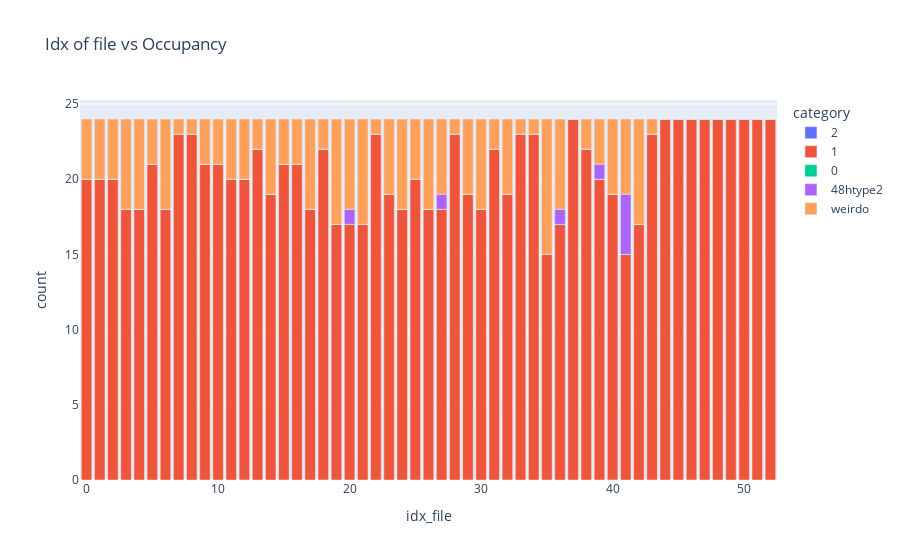

The notebook cell this image was saved under:
### Code cell
tuple_metainfo = metainfo.tuple(coor_ref_structure_48n24_expanded, litype, el = "Li")
coor_48htype1_metainfo = metainfo.coor_48htype2(coor_ref_structure_48n24_expanded, el = 'Li')

file_loc_important_cols_sorted = file_loc_important_cols.sort_values("toten [eV]", ascending=True).reset_index()

idx_coor_cage_order = {0: np.array([0.97111, 0.25   , 0.25   ]), 3: np.array([0.02889, 0.75   , 0.25   ]),
                       1: np.array([0.02889, 0.25   , 0.75   ]), 2: np.array([0.97111, 0.75   , 0.75   ])}

coor_24g_array = np.array([item['coor'] for sublist in tuple_metainfo.values() for item in sublist if item['type'] == '24g'])
centroids, labels = func_kmeans.kmeans_cluster_atoms(coor_24g_array, amount_clusters = 4)
func_kmeans.create_POSCAR_atoms_centroids_appended(coor_24g_array, centroids, direc_restructure_destination, lattice_constant, filename = "POSCAR_24g_centroids4")

idx_cage_coor_24g = metainfo.idx_cage_coor_24g(coor_24g_array, labels, idx_coor_cage_order, amount_clusters = 4)
tuple_cage_metainfo = metainfo.tuple_cage(tuple_metainfo, idx_cage_coor_24g)


category_labels_occupancy = {
    '2': '2',
    '1': '1',
    '0': '0',
    '48htype1': '48htype2',
    'weirdo': 'weirdo'
    # ... add more as needed
}

move_by_occupancy.get_occupancy(file_loc_important_cols_sorted, coor_ref_structure_48n24_expanded, tuple_cage_metainfo, el = "Li")
df_occupancy = movement.plot_occupancy(file_loc_important_cols_sorted, category_labels_occupancy)

### Figure 1 — Plotly figure (JSON) as saved in the notebook; plotly's stock layout.template omitted (floating-point values rounded to 4 significant figures)
{"data": [{"alignmentgroup": "True", "hovertemplate": "category=2<br>idx_file=%{x}<br>count=%{y}<extra></extra>", "legendgroup": "2", "marker": {"color": "#636efa", "pattern": {"shape": ""}}, "name": "2", "offsetgroup": "2", "orientation": "v", "showlegend": true, "textposition": "auto", "type": "bar", "x": [0, 1, 2, 3, 4, 5, 6, 7, 8, 9, 10, 11, 12, 13, 14, 15, 16, 17, 18, 19, 20, 21, 22, 23, 24, 25, 26, 27, 28, 29, 30, 31, 32, 33, 34, 35, 36, 37, 38, 39, 40, 41, 42, 43, 44, 45, 46, 47, 48, 49, 50, 51, 52], "xaxis": "x", "y": [0, 0, 0, 0, 0, 0, 0, 0, 0, 0, 0, 0, 0, 0, 0, 0, 0, 0, 0, 0, 0, 0, 0, 0, 0, 0, 0, 0, 0, 0, 0, 0, 0, 0, 0, 0, 0, 0, 0, 0, 0, 0, 0, 0, 0, 0, 0, 0, 0, 0, 0, 0, 0], "yaxis": "y"}, {"alignmentgroup": "True", "hovertemplate": "category=1<br>idx_file=%{x}<br>count=%{y}<extra></extra>", "legendgroup": "1", "marker": {"color": "#EF553B", "pattern": {"shape": ""}}, "name": "1", "offsetgroup": "1", "orientation": "v", "showlegend": true, "textposition": "auto", "type": "bar", "x": [0, 1, 2, 3, 4, 5, 6, 7, 8, 9, 10, 11, 12, 13, 14, 15, 16, 17, 18, 19, 20, 21, 22, 23, 24, 25, 26, 27, 28, 29, 30, 31, 32, 33, 34, 35, 36, 37, 38, 39, 40, 41, 42, 43, 44, 45, 46, 47, 48, 49, 50, 51, 52], "xaxis": "x", "y": [20, 20, 20, 18, 18, 21, 18, 23, 23, 21, 21, 20, 20, 22, 19, 21, 21, 18, 22, 17, 17, 17, 23, 19, 18, 20, 18, 18, 23, 19, 18, 22, 19, 23, 23, 15, 17, 24, 22, 20, 19, 15, 17, 23, 24, 24, 24, 24, 24, 24, 24, 24, 24], "yaxis": "y"}, {"alignmentgroup": "True", "hovertemplate": "category=0<br>idx_file=%{x}<br>count=%{y}<extra></extra>", "legendgroup": "0", "marker": {"color": "#00cc96", "pattern": {"shape": ""}}, "name": "0", "offsetgroup": "0", "orientation": "v", "showlegend": true, "textposition": "auto", "type": "bar", "x": [0, 1, 2, 3, 4, 5, 6, 7, 8, 9, 10, 11, 12, 13, 14, 15, 16, 17, 18, 19, 20, 21, 22, 23, 24, 25, 26, 27, 28, 29, 30, 31, 32, 33, 34, 35, 36, 37, 38, 39, 40, 41, 42, 43, 44, 45, 46, 47, 48, 49, 50, 51, 52], "xaxis": "x", "y": [0, 0, 0, 0, 0, 0, 0, 0, 0, 0, 0, 0, 0, 0, 0, 0, 0, 0, 0, 0, 0, 0, 0, 0, 0, 0, 0, 0, 0, 0, 0, 0, 0, 0, 0, 0, 0, 0, 0, 0, 0, 0, 0, 0, 0, 0, 0, 0, 0, 0, 0, 0, 0], "yaxis": "y"}, {"alignmentgroup": "True", "hovertemplate": "category=48htype2<br>idx_file=%{x}<br>count=%{y}<extra></extra>", "legendgroup": "48htype2", "marker": {"color": "#ab63fa", "pattern": {"shape": ""}}, "name": "48htype2", "offsetgroup": "48htype2", "orientation": "v", "showlegend": true, "textposition": "auto", "type": "bar", "x": [0, 1, 2, 3, 4, 5, 6, 7, 8, 9, 10, 11, 12, 13, 14, 15, 16, 17, 18, 19, 20, 21, 22, 23, 24, 25, 26, 27, 28, 29, 30, 31, 32, 33, 34, 35, 36, 37, 38, 39, 40, 41, 42, 43, 44, 45, 46, 47, 48, 49, 50, 51, 52], "xaxis": "x", "y": [0, 0, 0, 0, 0, 0, 0, 0, 0, 0, 0, 0, 0, 0, 0, 0, 0, 0, 0, 0, 1, 0, 0, 0, 0, 0, 0, 1, 0, 0, 0, 0, 0, 0, 0, 0, 1, 0, 0, 1, 0, 4, 0, 0, 0, 0, 0, 0, 0, 0, 0, 0, 0], "yaxis": "y"}, {"alignmentgroup": "True", "hovertemplate": "category=weirdo<br>idx_file=%{x}<br>count=%{y}<extra></extra>", "legendgroup": "weirdo", "marker": {"color": "#FFA15A", "pattern": {"shape": ""}}, "name": "weirdo", "offsetgroup": "weirdo", "orientation": "v", "showlegend": true, "textposition": "auto", "type": "bar", "x": [0, 1, 2, 3, 4, 5, 6, 7, 8, 9, 10, 11, 12, 13, 14, 15, 16, 17, 18, 19, 20, 21, 22, 23, 24, 25, 26, 27, 28, 29, 30, 31, 32, 33, 34, 35, 36, 37, 38, 39, 40, 41, 42, 43, 44, 45, 46, 47, 48, 49, 50, 51, 52], "xaxis": "x", "y": [4, 4, 4, 6, 6, 3, 6, 1, 1, 3, 3, 4, 4, 2, 5, 3, 3, 6, 2, 7, 6, 7, 1, 5, 6, 4, 6, 5, 1, 5, 6, 2, 5, 1, 1, 9, 6, 0, 2, 3, 5, 5, 7, 1, 0, 0, 0, 0, 0, 0, 0, 0, 0], "yaxis": "y"}], "layout": {"barmode": "relative", "legend": {"title": {"text": "category"}, "tracegroupgap": 0}, "title": {"text": "Idx of file vs Occupancy"}, "xaxis": {"anchor": "y", "domain": [0, 1], "title": {"text": "idx_file"}}, "yaxis": {"anchor": "x", "domain": [0, 1], "title": {"text": "count"}}}}
